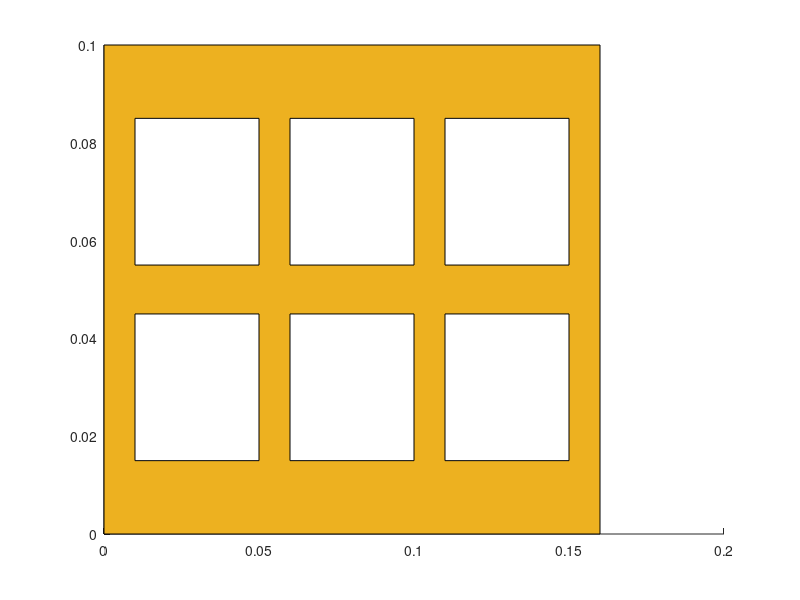

Write the MATLAB code that produced this figure.
close all; clc; clear;

B =	0.10;
H = 0.32;
L = 0.16;

e1 = 2e-2;
e2 = 2e-2;
e  = 1e-2;

k_rv1 = 1.15; ce_rv1 = 1.00; p_rv1 = 2000;
k_cer = 0.90; ce_cer = 0.92; p_cer = 1600;
k_rv2 = 1.15; ce_rv2 = 1.00; p_rv2 = 2000;
k_arg = 1.15; ce_arg = 1.00; p_arg = 2000;

Lvet = [1, 4, 1, 4, 1, 4, 1]*1e-2;

Bmat = zeros(7,5);
Bmat(1,1)   =  B;
Bmat(2,1:5)   = [1.5, 3, 1, 3, 1.5]*1e-2;
Bmat(3,1)   =  B;
Bmat(4,1:5) = [1.5, 3, 1, 3, 1.5]*1e-2;
Bmat(5,1)   =  B;
Bmat(6,1:5) = [1.5, 3, 1, 3, 1.5]*1e-2;
Bmat(7,1)   =  B;

figure()
hold on;
c = [0.9290 0.6940 0.1250]; 
fill([0 L L 0],[0 0 B B],c)      

Avet = H*Lvet;
RTvet = zeros(1,length(Lvet));
CTvet = zeros(1,length(Lvet));
area_vaz = 0;
for ii = 1:size(Bmat,1)
    RT = 0;
    CT = 0;
    for jj = 1:size(Bmat,2)
        val = Bmat(ii,jj);
        if val && rem(jj,2) 
            RT = RT + val/k_cer;
            CT = CT + val*ce_cer*p_cer; 
        end    
        if val && ~rem(jj,2)
            dl = Lvet(ii);
            db = Bmat(ii,jj);
            area_vaz = area_vaz + dl*db;
            L0 = sum(Lvet(1:ii-1));
            B0 = sum(Bmat(ii,1:jj-1));
            fill([L0 L0+dl L0+dl L0],[B0 B0 B0+db B0+db],'w')
            if val>=1e-2 && val<=2e-2
                RT = RT + 0.14;
            end
            if val>2e-2 && val<=5e-2
                RT = RT + 0.16;
            end
            if val>5e-2
                RT = RT + 0.17;
            end
        end
    end
    RTvet(ii) = RT;
    CTvet(ii) = CT;
end

%% BLOCK %%

RT_block = sum(Avet)/sum(Avet./RTvet);
UT_block = 1/(RT_block + 0.13 + 0.04);
CT_block = sum(Avet)/sum(Avet./CTvet);
      
%% BLOCK w/ REV %%

RT_block_rev = e1/k_rv1 + RT_block + e2/k_rv2 + 0.13 + 0.04;
UT_block_rev = 1/RT_block_rev;

CT_block_rev = e1*ce_rv1*p_rv1 + CT_block + e2*ce_rv2*p_rv2;

%% PRISM %%

SA = L*e;
SB = L*H;

RTA = e1/k_rv1 + B/k_arg + e2/k_rv2;
RTB = e1/k_rv1 + RT_block + e2/k_rv2;

RT_prism = (SA + 2*SB)/(SA/RTA + 2*SB/RTB) + 0.13 + 0.04;
UT_prism = 1/RT_prism;

CTA = e1*ce_rv1*p_rv1 + B*ce_arg*p_arg + e2*ce_rv2*p_rv2;
CTB = e1*ce_rv1*p_rv1 + CT_block + e2*ce_rv2*p_rv2;

CT_prism = (SA + 2*SB)/(SA/CTA + 2*SB/CTB);

%% WALL %%

SA = L*e + (H + e)*e;
SB = L*H;

% RTA = e1/k_rv1 + B/k_arg + e2/k_rv2;
% RTB = e1/k_rv1 + RT_block + e2/k_rv2;

RT_wall = (SA + SB)/(SA/RTA + SB/RTB) + 0.13 + 0.04;
UT_wall = 1/RT_wall;

% CTA = e1*ce_rv1*p_rv1 + B*ce_arg*p_arg + e2*ce_rv2*p_rv2;
% CTB = e1*ce_rv1*p_rv1 + CT_block + e2*ce_rv2*p_rv2;

CT_wall = (SA + SB)/(SA/CTA + SB/CTB);

area_brut = B*L;
area_liq = B*L-area_vaz;
ratio_area = area_liq/area_brut;
fprintf(' ===================================================================== \n')
fprintf('     Área Bruta: [cm2] = %6.3f, Área Líquida: [cm2] = %6.3f \n',area_brut*1e4,area_liq*1e4);
fprintf('            =>   Al/Ab = %6.3f \n',ratio_area);
fprintf(' ===================================================================== \n')
fprintf('          Bloco: UT [W/(m2K)] = %6.3f, CT [kJ/(m2K)] = %6.3f \n',UT_block,CT_block);
fprintf('Bloco Revestido: UT [W/(m2K)] = %6.3f, CT [kJ/(m2K)] = %6.3f \n',UT_block_rev,CT_block_rev);
fprintf('         Prisma: UT [W/(m2K)] = %6.3f, CT [kJ/(m2K)] = %6.3f \n',UT_prism,CT_prism);
fprintf('         Parede: UT [W/(m2K)] = %6.3f, CT [kJ/(m2K)] = %6.3f \n',UT_wall,CT_wall);
